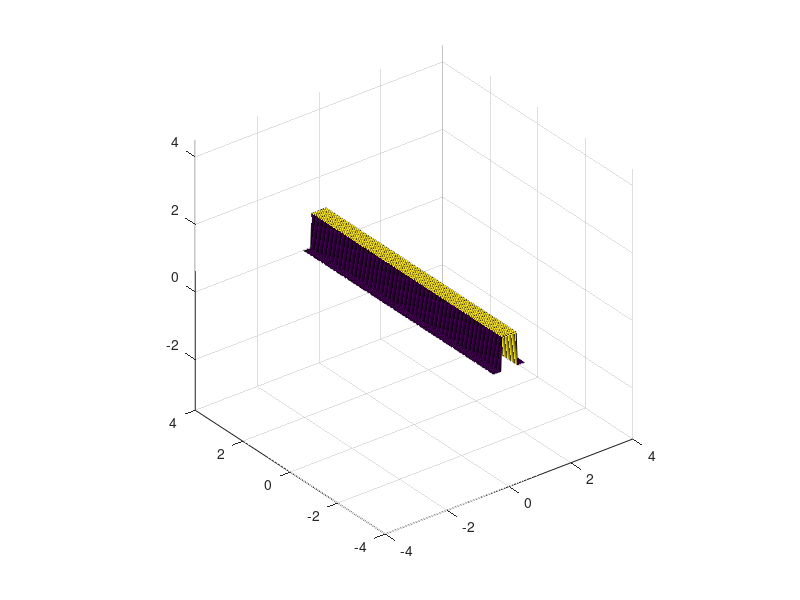

This figure's MATLAB source: (Note: this script raises an error after producing the figure.)

function faraday
clear all
%close all
eps1=1;
eps3=1;

epsa1=5.6;
epsa2=5.6;
gamaa=0.1;
epsa3=5.6;

epsb1=2.1;
epsb2=2.1;
gamab=0;
epsb3=2.1;

Na=4;

epsa=[epsa1 0 -1i*gamaa;0 epsa2 0;1i*gamaa 0 epsa3 ];

epsb=[epsb1 0 -1i*gamab;0 epsb2 0;1i*gamab 0 epsb3 ];

%epsa=epsb;

color='-or';

%memory

unt=1;

% a=1.17*unt;
% R=.504*unt;

a=1*unt;
R=a/4;

a1=a;
a2=a;
d1=0*a;
d2=a2/2-R+0*a;

t1=cputime;

theta=0;

nGx=4;
nGy=120;

wn1=.3;

wn2=.9;


ndiv=18*(wn2-wn1)*10;

dwn=(wn2-wn1)/ndiv;

plotWave=0;

cf=(plotWave==0)

for p=1:1*cf*ndiv+1
    
    p
    
    Fn(p)=wn1+dwn*(p-1);
    k1=2*pi*Fn(p)/a;
    
    
    [Ts Rs, Fs]=tranRef(epsa,epsb,eps1,eps3,a1,a2,R,d1,d2,Na,nGx,nGy,k1,p,theta,plotWave,color);
           
      if(abs(Ts)>1) 
        Ts=1;
      end
      
    T(p)=real(Fs);
    T2(p)=real(Ts);
    
    uu=Ts+Rs;
    
    uu
end

t2=cputime;

comptation_time=t2-t1;
comptation_time;
        
        T'
        T2'
        
        if(length(T)>1)
                figure(1)
             plot(Fn,T,color);
 
             axis([wn1,wn2,-90,90]);
             hold on
            
                figure(2)
               plot(Fn,T2,'-or');
                 axis([wn1,wn2,min(T2),max(T2)]);
                %axis([wn1,wn2,0,1]);
                 hold on
            
        end

end



function [Ts Rs Fr ]=tranRef(epsa,epsb,eps1,eps3,a1,a2,R,d1,d2,Na,nGx,nGy,k1,p,theta,plotWave,colorAng)

twoMat=1;

d=d1+d2;

triang=0;

global MM;

global Kapa;
global bE;

w2c2=(k1)^2;

L=(Na-1)*a2+2*(R+d);

Lx1=2*nGx+1;
Lx2=3*nGx+2;

Ly1=2*nGy+1;


numG=(Lx1)*nGy;

dd=Lx1;

E0=[0 0 1]';


kx=k1*sin(theta);
k1y=k1*cos(theta);
k3=sqrt(eps3*w2c2);
bx=2*pi/a1;

by=pi/L;

pph=2/pi;


nk=size(epsb,2);

if(p==1)
    disp('Computing the Fourier series ..');
    Kapa=zeros(4*nGx+1,4*nGy+1,4);
    if(triang)
        FillKapaTriang(nGx,nGy,epsa,epsb,L,R,Na,a1,a2);  %triangular
        %lattivce not implemented properly.
    else
       %FillKapaCylinderAntiSym(nGx,nGy,epsa,epsb,L,R,Na,a1,a2,d1);
        FillKapaAntiSymNum(nGx,nGy,epsa,epsb,L,R,Na,a1,a2,d1);
        %FillKapa1D(nGx,nGy,epsa,epsb,L,R,Na,a1,a2,d1);
    end
    
    if(2>11)
        
        nd=50;
        
        x=linspace(-a1/2,a1/2,nd);
        y=linspace(-L,L,nd);
        
        [xx yy]=ndgrid(x,y);
        
        zz=zeros(size(xx));
        
        for ix=1:nd
            x1=x(ix);
            for iy=1:nd
                y1=y(iy);
                tt=0;
                for n=-nGx:nGx
                    for m=-nGy:nGy
                        Gn=bx*n;
                        Gm=by*m;
                        
                        TT=Kapa(n+2*nGx+1,m+2*nGy+1,4);
                        
                        tt=tt+TT*exp(1i*(Gn*x1+Gm*y1));
                    end
                end
                
                zz(ix,iy)=real(tt);
            end
        end
        
        
        X=abs(Kapa(:,:,1));
        
        figure(4);
        surf(xx,yy,zz);
        %  surf(X);
        axis equal;
        set(gca,'DataAspectRatio',[1 1 .05]);
        return;
    end
    disp('Computing matrix, step 1...');
    
    dimx=nk*(numG+2*(Lx1));
   
    MM=  single(zeros(dimx,dimx));
    

        
    bE=zeros(nk*(numG+2*(Lx1)),1);
    
    countG=0;
    
    
    for Gx=-nGx:nGx
        for Gy=1:nGy
            
            countG=countG+1;
            countG1=0;
            
            for Gx1=-nGx:nGx
                
                dGxp=Lx1+Gx-Gx1;
                Gx1p=nGx+1+Gx1;
                Gx1pp=Lx2+Gx1;


                
                kxn1=kx+Gx1*bx;
               % kxn1=0;
                
                kxn2=kxn1^2;
             %    kxn2=1;
                
                tempT=zeros(nk,nk);
                tempR=zeros(nk,nk);
                tempE=zeros(nk,nk);
                
                for Gy1=1:nGy
                    kym=Gy1*by;
                    dGyp=Ly1+(Gy-Gy1);
                    sGyp=Ly1+Gy+Gy1;
                    countG1=countG1+1;
                         
       
                    
                    Kapas(1:4)=Kapa(dGxp,sGyp,1:4);
      
                                        
                    Kapad(1:4)=Kapa(dGxp,dGyp,1:4);
                    
                    KapTenss=[Kapas(1) 0 1i*Kapas(4); 0 Kapas(2) 0 ;
                        -1i*Kapas(4) 0  Kapas(3)];

                    
                    KapTensd=[Kapad(1) 0 1i*Kapad(4); 0 Kapad(2) 0 ;
                        -1i*Kapad(4) 0  Kapad(3)];

                    
                    Akg=zeros(3,3);
                    
                    
                    Akg(1,1)=kym^2;
                    Akg(1,2)=1i*kxn1*kym;
                    Akg(2,1)= Akg(1,2);
                    Akg(2,2)=kxn2;
                    
                    Akg(3,3)=Akg(1,1)+ Akg(2,2);

                    AkdKap=(KapTenss*Akg-KapTensd*conj(Akg));
                    
                    Akg1=zeros(3,3);
                    
                    if(mod(Gy1,2)==0)
                        Akg1(1,2)=-1i*kxn1*pph/Gy1;
                    else
                        Akg1(1,2)=1i*kxn1*pph/Gy1;
                    end
                    
                    Akg1(2,1)=Akg1(1,2);
                    
                    if(mod(Gy1,2)==0)
                        Akg1(2,2)=kxn2*pph/Gy1;
                    else
                        Akg1(2,2)=-kxn2*pph/Gy1;
                    end
                    
                    
                    Akg1(3,3)=Akg1(2,2);
                    
                    
                    dKapTens1=-1*(KapTenss*Akg1-KapTensd*conj(Akg1));
                    
              
                    tempT=tempT+dKapTens1;

                    
                   Akg2=zeros(3,3);
                    
                    Akg2(1,2)=-1i*kxn1*pph/Gy1;
         
                    Akg2(2,1)=Akg2(1,2);
                    Akg2(2,2)=kxn2*pph/Gy1;
                   Akg2(3,3)=Akg2(2,2);


                   dKapTens2=-1*(KapTenss*Akg2-KapTensd*conj(Akg2));
           
                    
                   tempR=tempR-dKapTens2;
                    
                    if(Gx1==0)
                        
                       tempE=tempE-dKapTens2;
                    end
                    
                    r1=(countG-1)*nk;
                    c1=(countG1-1)*nk;
                    for j=1:nk
                        for k=1:nk
                            MM(r1+j,c1+k)= AkdKap(j,k);
                            
                        end
                    end
                    
                    
                end
                
                
                
                if(Gx1==0)
                    v=tempE*E0;
                    for k=1:nk
                        bE((countG-1)*nk+k)=v(k);
                    end
                    
                end
                
                
                for j=1:nk
                    for k=1:nk
                        
                        MM((countG-1)*nk+j,(numG+Gx1p-1)*nk+k)=tempT(j,k);
                        MM((countG-1)*nk+j,(numG+dd+Gx1p-1)*nk+k)=tempR(j,k);
                        
                    end
                end
                
                
                
                if(Gx==Gx1)
                    for k=1:nk
                        if(k~=2)
                            
                            MM((Gx1p+numG-1)*nk+k,((Gx1p-1)*nGy+Gy-1)*nk+k)=pi*Gy;
                        end
                    end
                    
                    if(mod(Gy,2)==0)
                        for k=1:nk
                            if(k~=2)
                                MM((Gx1pp+numG-1)*nk+k,((Gx1p-1)*nGy+Gy-1)*nk+k)=pi*Gy;
                            end
                        end
                    else
                        for k=1:nk
                            if(k~=2)
                                MM((Gx1pp+numG-1)*nk+k,((Gx1p-1)*nGy+Gy-1)*nk+k)=-pi*Gy;
                            end
                        end
                    end
                    
                end
                
            end
            
            
        end
        
        
    end
    
end


bN=zeros(nk*(numG+2*(Lx1)),1);

disp('Computing matrix, step 2...');

if(twoMat)
    NN=single(zeros(nk*(numG+2*(Lx1))));
    
    
    
    for Gx=1:size(NN,1)
        for Gy=1:size(NN,2)
            NN(Gx,Gy)=single(1e-10+1i*1e-10);
        end
    end
    
end

countG=0;

for Gx=-nGx:nGx
    Gxp=nGx+1+Gx;
    Gxpp=Lx2+Gx;
    
   
    for Gy=1:nGy
        
        countG=countG+1;
        for k=1:nk
            if(twoMat)
                NN((countG-1)*nk+k,(countG-1)*nk+k)= w2c2;
            else
                MM((countG-1)*nk+k,(countG-1)*nk+k)= MM((countG-1)*nk+k,(countG-1)*nk+k)+w2c2;
            end
        end
        
        if(mod(Gy,2)==0)
            for k=1:nk
                if(twoMat)
                    NN((countG-1)*nk+k,(numG+Gxp-1)*nk+k)=-pph/Gy*w2c2;
                else
                    MM((countG-1)*nk+k,(numG+Gxp-1)*nk+k)=MM((countG-1)*nk+k,(numG+Gxp-1)*nk+k)-pph/Gy*w2c2;
                end
            end
        else
            for k=1:nk
                if(twoMat)
                    NN((countG-1)*nk+k,(numG+Gxp-1)*nk+k)=pph/Gy*w2c2;
                else
                    MM((countG-1)*nk+k,(numG+Gxp-1)*nk+k)= MM((countG-1)*nk+k,(numG+Gxp-1)*nk+k)+pph/Gy*w2c2;
                end
            end
        end
        
        for k=1:nk
            if(twoMat)
                NN((countG-1)*nk+k,(numG+Gxpp-1)*nk+k)=pph/Gy*w2c2;
            else
                MM((countG-1)*nk+k,(numG+Gxpp-1)*nk+k)=MM((countG-1)*nk+k,(numG+Gxpp-1)*nk+k)+pph/Gy*w2c2;
            end
            
            
            
            
            if(Gx==0)
                
                bN((countG-1)*nk+k)=-pph/Gy*w2c2*E0(k);
                
            end
        end
        
    end
end


real(MM);

for Gx=-nGx:nGx
    Gxp=nGx+1+Gx;
    Gxpp=Lx2+Gx;
    
    kxn1=kx+Gx*bx;
    kxn2=kxn1^2;
    
    
    if(k1>=abs(kxn1))
        krny=-sqrt(k1^2-kxn2);
    else
        krny=-1i*sqrt(kxn2-k1^2);
    end
    
    
    if(k3>=abs(kxn1))
        ktny=sqrt(k3^2-kxn2);
    else
        ktny=1i*sqrt(kxn2-k3^2);
    end
    

    
    for k=1:nk
        
        if(twoMat)
            if(k~=2)
                NN((numG+Gxp-1)*nk+k,(numG+Gxp-1)*nk+k)=1;
                
                
                NN((numG+Gxp-1)*nk+k,(numG+Gxpp-1)*nk+k)=-(1i*L*krny+1);
                
                
                NN((numG+Gxpp-1)*nk+k,(numG+Gxp-1)*nk+k)=-(1i*L*ktny-1);
                
                NN((numG+Gxpp-1)*nk+k,(numG+Gxpp-1)*nk+k)=-1;
            else
                
                NN((numG+Gxp-1)*nk+k,(numG+Gxp-1)*nk+k)=1;
            
                NN((numG+Gxpp-1)*nk+k,(numG+Gxpp-1)*nk+k)=1;
            end
        else
            if(k~=2)
                MM((numG+Gxp-1)*nk+k,(numG+Gxp-1)*nk+k)=1;
                
                
                MM((numG+Gxp-1)*nk+k,(numG+Gxpp-1)*nk+k)=-(1i*L*krny+1);
                
                
                NN((numG+Gxpp-1)*nk+k,(numG+Gxp-1)*nk+k)=-(1i*L*ktny-1);
                
                MM((numG+Gxpp-1)*nk+k,(numG+Gxpp-1)*nk+k)=-1;
            else
                
                MM((numG+Gxp-1)*nk+k,(numG+Gxp-1)*nk+k)=1;
            
                MM((numG+Gxpp-1)*nk+k,(numG+Gxpp-1)*nk+k)=1;
            end
            
        end
        
        if(Gx==0)
                      
            if(k~=2)
            bN((numG+Gxp-1)*nk+k)= (1i*L*k1y+1)*E0(k);
            bN((numG+Gxpp-1)*nk+k)=E0(k);
            end
        end
    end
end


bN=bN+bE;

disp('solving matrix...');

if(twoMat)
    NN=NN+MM;   
    x=linsolve(NN,bN);
else

    x=linsolve(MM,bN);
end
% figure(12);
% surf(imag(NN(1:end,1:end)));
% plot(real(x),'g');
% hold on

Anm=zeros(2*nGx+1,nGy,3);
Tn=zeros(2*nGx+1,3);
Tn2=zeros(2*nGx+1,1);
Rn=zeros(2*nGx+1,3);
Rn2=zeros(2*nGx+1,1);

ix=0;
for Gx=-nGx:nGx
    Gxp=nGx+1+Gx;
    for Gy=1:nGy
        for k=1:nk
            ix=ix+1;
            Anm(Gxp,Gy,k)=x(ix);
        end
    end
end


kp=numG*nk;
kpp=(numG+2*nGx+1)*nk;
for Gx=-nGx:nGx
    k=nGx+Gx;
    for j=1:nk
        Tn(k+1,j)=x(kp+k*nk+j);
        Tn2(k+1)= Tn2(k+1)+abs(Tn(k+1,j))^2;
        
        Rn(k+1,j)=x(kpp+k*nk+j);
        Rn2(k+1)= Rn2(k+1)+abs(Rn(k+1,j))^2;
    end
end



Ts=0;
Rs=0;

for Gx=-nGx:nGx
    k=nGx+1+Gx;
    kxn1=kx+Gx*bx;
    kxn2=kxn1^2;
    
    if(k1>=abs(kxn1))
        krny=-sqrt(k1^2-kxn2);
    else
        krny=-1i*sqrt(kxn2-k1^2);
    end
    
    
    if(k3>=abs(kxn1))
        ktny=sqrt(k3^2-kxn2);
    else
        ktny=1i*sqrt(kxn2-k3^2);
    end
    
    
  %  Ts=Ts+ktny/k3*sqrt(eps3/eps1)*Tn2(k)/cos(theta);
        Ts=Ts+ktny/k3*sqrt(eps3/eps1)*abs(Tn(k,3))^2/cos(theta);

    
    Rs=Rs+abs(krny)/k1*Rn2(k)/cos(theta);
end

Fr=0;


nL=max(int32(L*k1/2/pi)*17*2,35);



yy=linspace(0,L,nL);

Nx=1;

if(Nx==1)
    xx=zeros(1,1);
else
    xx=linspace(-a1/2,a1/2,Nx);
end

ff=zeros(Nx,nL,nk);
si=zeros(Nx,nL,nk);

for ix=1:Nx
    
    x=xx(ix);
    
    for k=1:nL
        y=yy(k);
        
        for Gx=-nGx:nGx
            
            kxn=kx+Gx*bx;
            
            Gxp=nGx+1+Gx;
            del=(Gx==0);
            for Gy=1:nGy
                for j=1:nk
                    si(ix,k,j)=si(ix,k,j)+Anm(Gxp,Gy,j)*sin(Gy*by*(y))*exp(1i*kxn*x);
                end
            end
            for j=1:nk
                ff(ix,k,j)=ff(ix,k,j)+(y*Tn(Gxp,j)+(L-y)*(Rn(Gxp,j)+del*E0(j)));
            end
        end
        
    end
end

E1=ff/L+si;

E2=real(E1);

E2(:,:,1);

%writeMeshAndField(Nx,nL,1,E2,2,Na);



%surf(x2,y2,E2(:,:,2));
plotWave2=false;

if(plotWave2)
    figure(5)
    
    set(gca,'DataAspectRatio',[1 1 1]);
    axis([-2 2 0 L -2 2]);
    az = 40;
    el = 30;
    %  az=90;
    %  el=0;
    view(az, el);
    
    
    
    hold on
    
    for ix=1:Nx
        x=xx(ix);
        Vx=E2(ix,1,1);
        Vy=E2(ix,1,2);
        Vz=E2(ix,1,3);
        
        
        for k=1:nL
            
            y=yy(k);
            Vxp=Vx;
            Vx=E2(ix,k,1);
            
            Vyp=Vy;
            Vy=E2(ix,k,2);
            
            Vzp=Vz;
            Vz=E2(ix,k,3);
            
            
            color = 'r';
            
            
            if(k>1)
                h1(k)=plot3([Vxp+x Vx+x],[Vyp+yy(k-1) Vy+y],[Vzp Vz],'LineWidth',2,'Color','b');
                h2(k)= plot3([-Vxp+x -Vx+x],[yy(k-1) y],[-Vzp -Vz],'LineWidth',2,'Color','b');
                h3= plot3([0 0],[0 L],[0 0],'LineWidth',2,'Color','k');
                
                
            end
            
            
            arrow1(k) = arrow3d([x x+Vx],[y y+Vy],[0 Vz],.92,.01,.02,color);
            arrow1(k) = arrow3d([x x-Vx],[y y-Vy],[0 -Vz],.92,.01,.02,color);
            
            
            
        end
        
    end;
end



tn0=E2(1,1,1)/E2(1,1,3);

ang0=atan(tn0);
nan=0;

tans1=zeros(nL,1);
for k=1:nL
    
    Vx=E2(1,k,1);
    Vz=E2(1,k,3);
    
    magn=sqrt(Vx^2+Vz^2);
    
    if( magn>.1)
        tans1(k)=Vx/Vz;
        nan=nan+1;
    else
        tans1(k)=1e10;
    end
end

tans=zeros(nan,1);
y=zeros(nan,1);
j=0;
for k=1:nL
    if(tans1(k)~=1e10)
        j=j+1;
        tans(j)=tans1(k);
        y(j)=yy(k);
    end
end;

angs=zeros(nan,1);
angs(1)=atan(tans(1));

for k=2:nan
    
    tnp=tans(k-1);
    tn=tans(k);
    angs(k)=atan(tn)*180/pi;
    %  angs(k)=E2(1,k,3);
    % angs(k)=angs(k-1)+atan((tn-tnp)/(1+tn*tnp))*180/pi;
    
    
end



Fr=(angs(nan)-ang0);

%Eout=sqrt(E2(1,nL,1)^2+E2(1,nL,2)^2+E2(1,nL,3)^2);

if(plotWave)
    
    figure(7)
    
    plot(y,angs,colorAng);
    hold on
    
    angsHomog=-0.5*y*k1*imag(epsb(1,3))/sqrt(epsb(1,1))*180/pi;
    plot(y,angsHomog,'-k');
    
end

end




function FillKapa1D(nGx,nGy,epsa,epsb,L,R,Na,a1,a2,d1)
global Kapa;

invepsa1=inv(epsa);

invepsa=[invepsa1(1,1)  invepsa1(2,2) invepsa1(3,3) imag(invepsa1(1,3))];

invepsb1=inv(epsb);

invepsb=[invepsb1(1,1) invepsb1(2,2) invepsb1(3,3)  imag(invepsb1(1,3))];

nk=length(invepsa);

nGx=0;
rx=a2/2;
ry=R;
ngrid=30;
Lh=Na*a1-a1/2;

invep=zeros(ngrid,Na*2*ngrid,3);
%The following loop carries out the definition of the unit cell.
for n=0:2*Na-1
    nx=1;
    for countX=-a1/2:a1/ngrid:a1/2
        ny=1;
        for countY=-a2/2:a2/ngrid:a2/2
            %Following condition allows to define the circle with of radius r
            inside=0;
            
            inside=abs(countX/rx)<1 && abs(countY/ry)<1;
            
            
            if(inside)
                
                ip=invepsa;
                
            else
                
                ip=invepsb;
            end
            
            
            
            for k=1:nk
                inveps(nx,ny+ngrid*n,k)=ip(k);
            end
            
            xSet(nx)=countX;
            ySet(ny+ngrid*n)=countY+a2*n-Lh;
            ny=ny+1;
        end
        nx=nx+1;
    end
end

for n=1:length(ySet)/2
    inveps(:,n,nk)=-inveps(:,n,nk);
end


MtNt=(length(xSet)-1)*(length(ySet)-1);
%The next loop computes the Fourier expansion coefficients
bx=2*pi/a1;

by=pi/L;


for dGx=-2*nGx:2*nGx
    
    for dGy=-2*nGy:2*nGy
        
        
        dGxp=dGx+1+2*nGx;
        dGyp=dGy+1+2*nGy;
        
        for nx=1:length(xSet)-1
            for ny=1:length(ySet)-1
                x=xSet(nx);
                y=ySet(ny);
                tt=dGx*bx*x+dGy*by*y;
                
                for k=1:nk
                    Kapa(dGxp,dGyp,k)=Kapa(dGxp,dGyp,k)+inveps(nx,ny,k)*exp(-1i*(tt));
                end
            end
        end
        
        
    end
end

Kapa=  Kapa/MtNt;


end


function FillKapaCylinderAntiSym(nGx,nGy,epsa,epsb,L,R,Na,a1,a2,d1)
global Kapa;


invepsa1=inv(epsa);

invepsa=[invepsa1(1,1)  invepsa1(2,2) invepsa1(3,3) imag(invepsa1(1,3))];

invepsb1=inv(epsb);

invepsb=[invepsb1(1,1) invepsb1(2,2) invepsb1(3,3)  imag(invepsb1(1,3))];

nk=size(invepsb,2);

ff=Na*pi*R*R/(a1*L);
d11=d1/L;

for dGx=-2*nGx:2*nGx
    Gn=2*pi*dGx/a1;
    for dGy=-2*nGy:2*nGy
        Gm=dGy*pi/L;
        GnmR=sqrt(Gn*Gn+Gm*Gm)*R;
        dGxp=dGx+1+2*nGx;
        dGyp=dGy+1+2*nGy;
        
        if(dGx==0&& dGy==0)
            for k=1:nk
                if(k~=4)
                    Kapa(dGxp,dGyp,k)=1*(ff*invepsa(k)+(1-ff)*invepsb(k))+2*d11*(invepsa(k)-invepsb(k));
                end
                
            end
            
        elseif(dGy==0)
            tt=2*ff*besselj(1,GnmR)/GnmR;
            
            for k=1:nk
                if(k~=4)
                    Kapa(dGxp,dGyp,k)=tt*(invepsa(k)-invepsb(k));
                end
            end
            
        else
            tt=a2*dGy*pi/(2*L);
            
            
            for k=1:nk
                if(k==4)
                    factm=-1i*sin(dGy*pi/2)*sin(Na*tt)/sin(tt)/Na;
                    vv=2*ff*besselj(1,GnmR)/GnmR;
                    
                    Kapa(dGxp,dGyp,k)=1*factm*vv*(invepsa(k)-invepsb(k));
                    if(dGx==0)
                        vvL=2*sin(dGy*pi*.5*(L-2*d1)/L)/(dGy*pi);
                        factm=-1i*sin(dGy*pi*.5);
                        
                        Kapa(dGxp,dGyp,k)=Kapa(dGxp,dGyp,k)+factm*vvL*invepsb(k);
                    end
                else
                    factm=cos(dGy*pi/2)*sin(Na*tt)/sin(tt)/Na;
                    vv=2*ff*factm*besselj(1,GnmR)/GnmR;
                    
                    Kapa(dGxp,dGyp,k)=1*vv*(invepsa(k)-invepsb(k));
                end
                
                
                if(dGx==0 && d11>0 && k~=4)
                    aa= pi*dGy*d11;
                    
                    zz=1*sin(aa)/aa*d11+2*cos(pi*dGy*(L-d1/2)/L)*sin(aa/2)/aa*d11;
                    Kapa(dGxp,dGyp,k)= Kapa(dGxp,dGyp,k)+zz*(invepsa(k)-invepsb(k));
                end
                
            end
            
        end
        
        
    end
end
end



function FillKapaCylinderSym(nGx,nGy,epsa,epsb,L,R,Na,a1,a2,d1)
global Kapa;

invepsa1=inv(epsa);

invepsa=[invepsa1(1,1)  invepsa1(2,2) invepsa1(3,3) imag(invepsa1(1,3))];

invepsb1=inv(epsb);

invepsb=[invepsb1(1,1) invepsb1(2,2) invepsb1(3,3)  imag(invepsb1(1,3))];


nk=length(invepsa);
ff=Na*pi*R*R/(a1*L);
d11=d1/L;

for dGx=-2*nGx:2*nGx
    Gn=2*pi*dGx/a1;
    for dGy=-2*nGy:2*nGy
        Gm=dGy*pi/L;
        GnmR=sqrt(Gn*Gn+Gm*Gm)*R;
        dGxp=dGx+1+2*nGx;
        dGyp=dGy+1+2*nGy;
        
        if(dGx==0&& dGy==0)
            for k=1:nk
                
                Kapa(dGxp,dGyp,k)=1*(ff*invepsa(k)+(1-ff)*invepsb(k))+2*d11*(invepsa(k)-invepsb(k));
                
                
            end
            
        elseif(dGy==0)
            tt=2*ff*besselj(1,GnmR)/GnmR;
            
            for k=1:nk
                
                Kapa(dGxp,dGyp,k)=tt*(invepsa(k)-invepsb(k));
                
            end
            
        else
            tt=a2*dGy*pi/(2*L);
            
            
            for k=1:nk
                
                factm=cos(dGy*pi/2)*sin(Na*tt)/sin(tt)/Na;
                vv=2*ff*factm*besselj(1,GnmR)/GnmR;
                
                Kapa(dGxp,dGyp,k)=1*vv*(invepsa(k)-invepsb(k));
                
                
                
                if(dGx==0 && d11>0)
                    aa= pi*dGy*d11;
                    
                    zz=sin(aa)/aa*d11+2*cos(pi*dGy*(L-d1/2)/L)*sin(aa/2)/aa*d11;
                    Kapa(dGxp,dGyp,k)= Kapa(dGxp,dGyp,k)+zz*(invepsa(k)-invepsb(k));
                end
                
            end
            
        end
        
        
    end
end
end
function FillKapaAntiSymNum(nGx,nGy,epsa,epsb,L,R,Na,a1,a2,d1)

invepsa1=inv(epsa);

invepsa=[invepsa1(1,1)  invepsa1(2,2) invepsa1(3,3) imag(invepsa1(1,3))];

invepsb1=inv(epsb);

invepsb=[invepsb1(1,1) invepsb1(2,2) invepsb1(3,3)  imag(invepsb1(1,3))];

nk=length(invepsa);

global Kapa;
elementShape=1;
%0 for ellipse, 1 for rectangle
rx=1*R;
ry=2.5*R;

ngrid=30;
Lh=Na*a1-a1/2;
d11=d1/L;
invep=zeros(ngrid,Na*2*ngrid,nk);
%The following loop carries out the definition of the unit cell.
zz=zeros(ngrid+1,Na*2*ngrid+1);

for n=0:2*Na-1
    nx=1;
    for countX=-a1/2:a1/ngrid:a1/2
        ny=1;
        for countY=-a2/2:a2/ngrid:a2/2
            %Following condition allows to define the circle with of radius r
            
            
            if(elementShape==0)
                inside=(countX/rx)^2+(countY/ry)^2<1;
            else
                inside=abs(countX/rx)<1 && abs(countY/ry)<1;
            end
            
            if(inside)
                
                ip=invepsa;
                
                zz(nx,n*ngrid+ny)=1;
            else
                
                ip=invepsb;
            end
            
            
            
            for k=1:nk
                inveps(nx,ny+ngrid*n,k)=ip(k);
            end
            
            xSet(nx)=countX;
            ySet(ny+ngrid*n)=countY+a2*n-Lh;
            ny=ny+1;
        end
        nx=nx+1;
    end
end

for n=1:length(ySet)/2
    inveps(:,n,nk)=-inveps(:,n,nk);
end


%=========== The following lines plots the lattice shape. starts from here

plot =1; % if plot=0. it does nothing. If plot =1 it plots the graph and 

if(plot==1)
[xx yy]=ndgrid(xSet,ySet);

figure(4);
        surf(xx,yy,zz);
        %  surf(X);
        axis equal;
        set(gca,'DataAspectRatio',[1 1 1]);

 error('Shape plotted. Program ends stops without calculation. For calculation, set plot==0 ( in line 1128).');
end
 %=========== End of plot 

MtNt=(length(xSet)-1)*(length(ySet)-1);
%The next loop computes the Fourier expansion coefficients
bx=2*pi/a1;

by=pi/L;


for dGx=-2*nGx:2*nGx
    
    for dGy=-2*nGy:2*nGy
        
        
        dGxp=dGx+1+2*nGx;
        dGyp=dGy+1+2*nGy;
        
        for nx=1:length(xSet)-1
            for ny=1:length(ySet)-1
                x=xSet(nx);
                y=ySet(ny);
                tt=dGx*bx*x+dGy*by*y;
                
                for k=1:nk
                    Kapa(dGxp,dGyp,k)=Kapa(dGxp,dGyp,k)+inveps(nx,ny,k)*exp(-1i*(tt));
                end
            end
        end
        
        
    end
end

Kapa=  Kapa/MtNt;


end

function [h]=arrow3d(x,y,z,head_frac,radii,radii2,colr)
%
 %The function plotting 3-dimensional arrow
%
% h=arrow3d(x,y,z,head_frac,radii,radii2,colr)
%
% The inputs are:
%       x,y,z =  vectors of the starting point and the ending point of the
%           arrow, e.g.:  x=[x_start, x_end]; y=[y_start, y_end];z=[z_start,z_end];
%       head_frac = fraction of the arrow length where the head should  start
%       radii = radius of the arrow
%       radii2 = radius of the arrow head (defult = radii*2)
%       colr =   color of the arrow, can be string of the color name, or RGB vector  (default='blue')
%
% The output is the handle of the surfaceplot graphics object.
% The settings of the plot can changed using: set(h, 'PropertyName', PropertyValue)
%
% example #1:
%        arrow3d([0 0],[0 0],[0 6],.5,3,4,[1 0 .5]);
% example #2:
%        arrow3d([2 0],[5 0],[0 -6],.2,3,5,'r');
% example #3:
%        h = arrow3d([1 0],[0 1],[-2 3],.8,3);
%        set(h,'facecolor',[1 0 0])
%
% Written by Moshe Lindner , Bar-Ilan University, Israel.
% July 2010 (C)

if nargin==5
    radii2=radii*2;
    colr='blue';
elseif nargin==6
    colr='blue';
end
if size(x,1)==2
    x=x';
    y=y';
    z=z';
end

x(3)=x(2);
x(2)=x(1)+head_frac*(x(3)-x(1));
y(3)=y(2);
y(2)=y(1)+head_frac*(y(3)-y(1));
z(3)=z(2);
z(2)=z(1)+head_frac*(z(3)-z(1));
r=[x(1:2)',y(1:2)',z(1:2)'];

N=10;
dr=diff(r);
dr(end+1,:)=dr(end,:);
origin_shift=(ones(size(r))*(1+max(abs(r(:))))+[dr(:,1) 2*dr(:,2) -dr(:,3)]);
r=r+origin_shift;

normdr=(sqrt((dr(:,1).^2)+(dr(:,2).^2)+(dr(:,3).^2)));
normdr=[normdr,normdr,normdr];
dr=dr./normdr;
Pc=r;
n1=cross(dr,Pc);
normn1=(sqrt((n1(:,1).^2)+(n1(:,2).^2)+(n1(:,3).^2)));
normn1=[normn1,normn1,normn1];
n1=n1./normn1;
P1=n1+Pc;

X1=[];Y1=[];Z1=[];
j=1;
for theta=([0:N])*2*pi./(N);
    R1=Pc+radii*cos(theta).*(P1-Pc) + radii*sin(theta).*cross(dr,(P1-Pc)) -origin_shift;
    X1(2:3,j)=R1(:,1);
    Y1(2:3,j)=R1(:,2);
    Z1(2:3,j)=R1(:,3);
    j=j+1;
end

r=[x(2:3)',y(2:3)',z(2:3)'];

dr=diff(r);
dr(end+1,:)=dr(end,:);
origin_shift=(ones(size(r))*(1+max(abs(r(:))))+[dr(:,1) 2*dr(:,2) -dr(:,3)]);
r=r+origin_shift;

normdr=(sqrt((dr(:,1).^2)+(dr(:,2).^2)+(dr(:,3).^2)));
normdr=[normdr,normdr,normdr];
dr=dr./normdr;
Pc=r;
n1=cross(dr,Pc);
normn1=(sqrt((n1(:,1).^2)+(n1(:,2).^2)+(n1(:,3).^2)));
normn1=[normn1,normn1,normn1];
n1=n1./normn1;
P1=n1+Pc;

j=1;
for theta=([0:N])*2*pi./(N);
    R1=Pc+radii2*cos(theta).*(P1-Pc) + radii2*sin(theta).*cross(dr,(P1-Pc)) -origin_shift;
    X1(4:5,j)=R1(:,1);
    Y1(4:5,j)=R1(:,2);
    Z1(4:5,j)=R1(:,3);
    j=j+1;
end

X1(1,:)=X1(1,:)*0 + x(1);
Y1(1,:)=Y1(1,:)*0 + y(1);
Z1(1,:)=Z1(1,:)*0 + z(1);
X1(5,:)=X1(5,:)*0 + x(3);
Y1(5,:)=Y1(5,:)*0 + y(3);
Z1(5,:)=Z1(5,:)*0 + z(3);

h=surf(X1,Y1,Z1,'facecolor',colr,'edgecolor','none');

light('Color','r')

lighting phong
end



function writeMeshAndField(nx,ny,nz, E,mode,Na)

factor=1;


Ne=nx*ny*nz;

Nn=Ne*8;
ie=0;

elVert=zeros(Ne,8);

for kz=1:nz
    for ky=1:ny
        for kx=1:nx
            ie=ie+1;
            for j=1:8
                elVert(ie,j)=(ie-1)*8+j;
            end
        end
    end
end




% 	Nn=(ny+1)*(nx+1)*(nz+1);
% 		Nx=nx+1;
% 		Nxy=(nx+1)*(ny+1);
% 		Ne=nx*ny*nz;
%
%
%     frx=1;
%     frxy=1;
%     ie=0;
%
%      elVert=zeros(Ne,8);

%     while(frxy*Nxy<Nn)
%    ie=ie+1;
%         elVert(ie,1)=frxy*Nxy+frx;
%           elVert(ie,2)=frxy*Nxy+1+frx;
%             elVert(ie,3)=frxy*Nxy+Nx+1+frx;
%               elVert(ie,4)=frxy*Nxy+Nx+frx;
%               elVert(ie,5)=(frxy-1)*Nxy+frx;
%                 elVert(ie,6)=(frxy-1)*Nxy+1+frx;
%                   elVert(ie,7)=(frxy-1)*Nxy+Nx+1+frx;
%                     elVert(ie,8)=(frxy-1)*Nxy+Nx+frx;
%
%
%
%
%         if (mod(frx+1,Nx)==0 &&mod(frx+Nx+1,Nxy)>0 )
%             frx=frx+2;
%         elseif (mod(frx+Nx+1,Nxy)==0 )
%
%             frxy=frxy+1;
%             frx=1;
%
%         else frx=frx+1;
%         end
%     end

if(mode>1)
    
    fid = fopen('C:\\Users\\Hassan\\\Documents\MATLAB\\myMesh.txt','wt');  % Note the 'wt' for writing in text mode
    
    
    
    fprintf(fid,'hexahedron\n');
    fprintf(fid,'//numberOfNodes\n');
    fprintf(fid,'%d\n',Nn);
    fprintf(fid,'//numberOfElements\n');
    fprintf(fid,'%d\n',Ne);
    fprintf(fid,'//numberOfRegs\n');
    fprintf(fid,'%d\n',1);
    fprintf(fid,'//factor\n');
    fprintf(fid,'%f\n',factor);
    
    for ie=1:Ne
        
        for k=1:7
            fprintf(fid,'%d,', elVert(ie,k));
        end
        fprintf(fid,'%d\n', elVert(ie,8));
    end
    
    
    
    
    y=linspace(0,Na,ny+1);
    
    %          x=linspace(0,.001,nx+1);
    %
    %          z=linspace(0,.001,nz+1);
    dx=.001;
    dy=y(2)-y(1);
    dz=.001;
    ddx=1.0/nx;
    D=(nx-1)*ddx/2;
    
    for kz=1:nz
        for ky=1:ny
            for kx=1:nx
                fprintf(fid,'%f,%f,%f\n',(kx-1)*ddx-D,y(ky),dz);
                fprintf(fid,'%f,%f,%f\n',dx+(kx-1)*ddx-D,y(ky),dz);
                fprintf(fid,'%f,%f,%f\n',dx+(kx-1)*ddx-D,y(ky)+dy,dz);
                fprintf(fid,'%f,%f,%f\n',(kx-1)*ddx-D,y(ky)+dy,dz);
                
                fprintf(fid,'%f,%f,%f\n',(kx-1)*ddx-D,y(ky),0);
                fprintf(fid,'%f,%f,%f\n',dx+(kx-1)*ddx-D,y(ky),0);
                fprintf(fid,'%f,%f,%f\n',dx+(kx-1)*ddx-D,y(ky)+dy,0);
                fprintf(fid,'%f,%f,%f\n',(kx-1)*ddx-D,y(ky)+dy,0);
            end
        end
    end
    
    fprintf(fid,'%d,%d,xxx',1,Ne);
    
    
    fclose(fid);
end



nL=size(E,2);
fid = fopen('C:\\Users\\Hassan\\\Documents\MATLAB\\myFields.txt','wt');  % Note the 'wt' for writing in text mode

fprintf(fid,'displacement\n');
fprintf(fid,'3\n');
fprintf(fid,'%d\n',Nn);

ie=0;

for ky=1:ny
    for kx=1:nx
        
        ie=ie+1;
        fprintf(fid,'%d\t%f\t%f\t%f\n',elVert(ie,1),E(kx,ky,1),E(kx,ky,2),E(kx,ky,3));
        
        fprintf(fid,'%d\t%f\t%f\t%f\n',elVert(ie,5),-E(kx,ky,1),-E(kx,ky,2),-E(kx,ky,3));
    end
end
fclose(fid);


end



